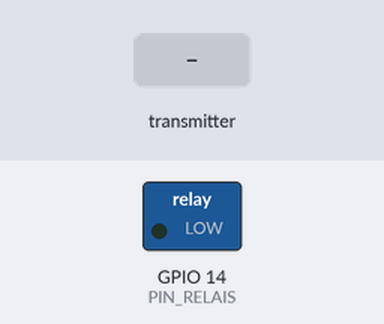
A sketch run on a simulated ESP8266 (NodeMCU). Shown: switched loads named in the sketch (green lamp = pin HIGH). The inputs (shaded band) are chosen by the test bench. What the sketch prints to the serial monitor is not drawn.

Above: at 1.2 s.
1.3 s: the transmitter starts sending seq = 0
At 2.6 s:
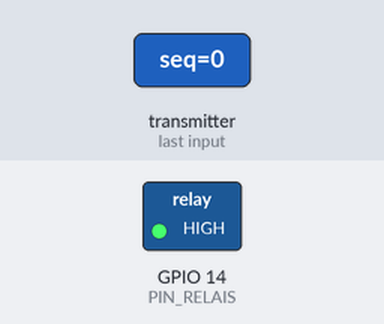
3.8 s: the transmitter starts sending pilzPressed = 1
At 5.0 s:
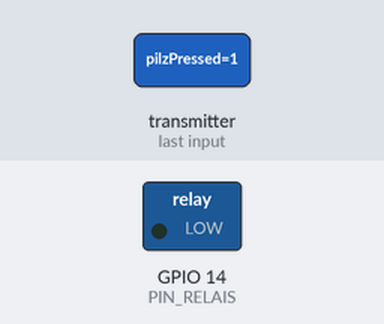
5.3 s: the transmitter starts sending pilzPressed = 0
At 6.9 s:
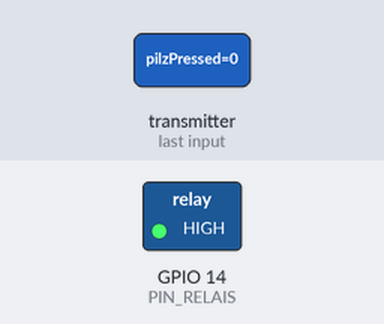
Timing chart, 0 to 8.4 s (numbered marks = the images above; inputs shaded):
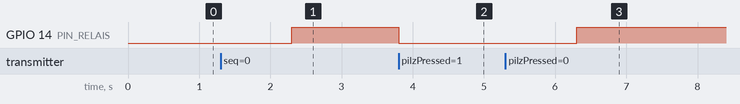

The sketch:

alarm-master.ino
```cpp
#include <ESP8266WiFi.h>
#include <espnow.h>

// Relais-Logik (viele Module sind aktiv LOW)
#define RELAY_ACTIVE_LOW  false

#define PIN_RELAIS    14
#define FAILSAFE_MS   1000
#define ARM_REQUIRED  3        // wie viele konsistente "EIN"-Nachrichten nötig
#define CHECK_PERIOD  50       // ms

typedef struct {
  uint32_t seq;
  uint32_t ms;
  uint8_t  pilzPressed;   // 1=Pilz gedrückt (AUS), 0=losgelassen (EIN)
} CtrlMsg;

volatile uint32_t lastRxMs = 0;
volatile uint8_t  pilzPressed = 1;   // sicher AUS starten

// Arming/Filter
volatile uint8_t  consecutiveEnable = 0; // Zählt aufeinanderfolgende "EIN"-Signale

static inline void relayWriteActive(bool active) {
  if (RELAY_ACTIVE_LOW) digitalWrite(PIN_RELAIS, active ? LOW : HIGH);
  else                  digitalWrite(PIN_RELAIS, active ? HIGH : LOW);
}

static inline void applyOutputs() {
  bool heartbeatOK = (millis() - lastRxMs <= FAILSAFE_MS);

  // Logik:
  // - Pilz gedrückt  -> AUS (sofort)
  // - Kein Heartbeat -> AUS
  // - Pilz losgelassen + genug konsistente Messages -> EIN
  bool wantActive = false;
  if (!pilzPressed && heartbeatOK && (consecutiveEnable >= ARM_REQUIRED)) {
    wantActive = true;
  }

  relayWriteActive(wantActive);
}

void OnRecv(uint8_t*, uint8_t* data, uint8_t len) {
  if (len == sizeof(CtrlMsg)) {
    CtrlMsg m; memcpy(&m, data, sizeof(m));
    lastRxMs = millis();

    // Zustand übernehmen
    pilzPressed = m.pilzPressed;

    // Arming-FSM
    if (pilzPressed == 0) {
      if (consecutiveEnable < 255) consecutiveEnable++;
    } else {
      consecutiveEnable = 0; // sobald Pilz gedrückt -> wieder AUS erzwingen
    }
  }
  applyOutputs();
}

void setup() {
  Serial.begin(115200);
  pinMode(PIN_RELAIS, OUTPUT);

  // sicher AUS
  if (RELAY_ACTIVE_LOW) digitalWrite(PIN_RELAIS, HIGH);
  else                  digitalWrite(PIN_RELAIS, LOW);

  WiFi.mode(WIFI_STA);
  WiFi.disconnect();

  if (esp_now_init() != 0) {
    Serial.println("ESP-NOW init failed");
    while (true) delay(1000);
  }

  esp_now_set_self_role(ESP_NOW_ROLE_SLAVE);
  esp_now_register_recv_cb(OnRecv);

  Serial.print("Empfänger MAC: ");
  Serial.println(WiFi.macAddress());
  Serial.printf("Relais-Logik: %s\n", RELAY_ACTIVE_LOW ? "ACTIVE LOW" : "ACTIVE HIGH");

  lastRxMs = 0;          // erzwingt AUS bis echte Daten kommen
  consecutiveEnable = 0; // arming zurücksetzen
  applyOutputs();
}

void loop() {
  static uint32_t last = 0;
  uint32_t now = millis();
  if (now - last >= CHECK_PERIOD) {
    last = now;
    applyOutputs();
  }
}
```

Measured:
- after the input at 1.3 s, GPIO 14 (PIN_RELAIS): LOW → HIGH after 1.0 s
- after the input at 3.8 s, GPIO 14 (PIN_RELAIS): HIGH → LOW at once
- after the input at 5.3 s, GPIO 14 (PIN_RELAIS): LOW → HIGH after 1.0 s
